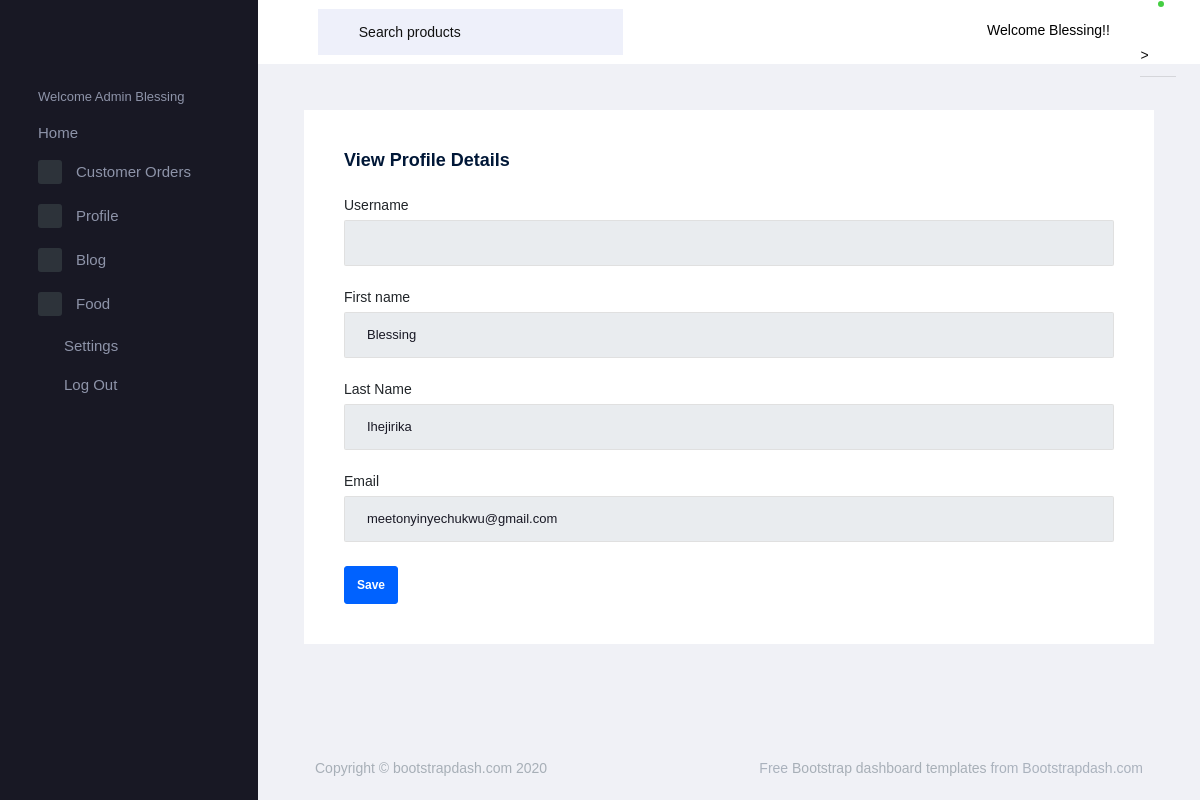
/account/user_profile/ (signed in), run on the app's committed database.
### ProjectApp/models.py (models this page shows, shortened)
class CustomUser(AbstractBaseUser, PermissionsMixin):
    USER_TYPE_CHOICES = (
    ('vendor', 'Vendor'),
    ('user', 'User'),
)
    MALE ='Male'
    FEMALE ='female'
    CHOOSE = ''
    GENDER_OPTIONS =[
        (MALE, 'Male'),
        (FEMALE, 'female'),
        (CHOOSE,  'Select Gender')
    ]
    user_name = models.CharField(max_length=100, unique=True)
    email = models.EmailField(unique=True)
    is_vendor = models.BooleanField(default=False)
    is_user = models.BooleanField(default=False)
    is_staff = models.BooleanField(default=False)
    is_active = models.BooleanField(default=True)
    phone_number = models.CharField(max_length = 11)
    first_name = models.CharField(max_length=255)
    last_name = models.CharField(max_length=255)
    gender = models.CharField(max_length=30, choices=GENDER_OPTIONS, default=CHOOSE, blank=True, null=True)
    objects = CustomAccountManager()
    USERNAME_FIELD = 'email'
    REQUIRED_FIELDS = ['user_name', 'first_name', 'last_name']

### account/views.py (the view)
# urls.py: path('user_profile/',views.user_profile, name='user_profile'),
@login_required(login_url='/account/login/')
def user_profile(request):
    return render(request, 'dashboard/user-profile.html', {'profile':request.user})

### ProjectApp/context_processors.py (called while the page is built)
def categories(request):
    return {
        'categories':Category.objects.all()
    }

### basket/context_processors.py (called while the page is built)
def basket(request):
    return {'basket': Basket(request)}

### templates/dashboard/user-profile.html (shortened to what this page needs)
{% extends 'dashboard/account_base.html' %}
{% load static %}
{% block content %}
<div class="main-panel">
    <div class="content-wrapper">
        <div class="row">
            <div class="col-12 grid-margin stretch-card">
                <div class="card">
                    <div class="card-body">
                        <h3 class="card-title"> View Profile Details</h3>
                        <form action="#" class="forms-sample">
                            <div class="form-group">
                                <label for="exampleInputName1">Username</label>
                                <input type="text" class="form-control" placeholder="{{request.user.username}}"
                                    readonly>
                            </div>
                            <div class="form-group">
                                <label for="exampleInputName1">First name</label>
                                <input type="text" class="form-control" placeholder="{{request.user.first_name}}"
                                    readonly>
                            </div>
                            <div class="form-group">
                                <label for="exampleInputName1">Last Name</label>
                                <input type="text" class="form-control" placeholder="{{request.user.last_name}}"
                                    readonly>
                            </div>
                            <div class="form-group">
                                <label for="exampleInputName1">Email</label>
                                <input type="text" class="form-control" placeholder="{{request.user.email}}" readonly>
                            </div>
                            <button type="submit" class="btn btn-primary mr-2">Save</button>
                        </form>
                    </div>
                </div>
            </div>
        </div>
    </div>
    <footer class="footer">
        <div class="footer-inner-wraper">
            <div class="d-sm-flex justify-content-center justify-content-sm-between">
                <span class="text-muted d-block text-center text-sm-left d-sm-inline-block">Copyright ©
                    bootstrapdash.com
                    2020</span>
                <span class="float-none float-sm-right d-block mt-1 mt-sm-0 text-center"> Free <a
                        href="https://www.bootstrapdash.com/" target="_blank">Bootstrap dashboard templates</a> from
                    Bootstrapdash.com</span>
            </div>
        </div>
    </footer>
</div>
{% endblock %}

### templates/dashboard/account_base.html (shortened to what this page needs)
{% load static %}
<!DOCTYPE html>
<html lang="en">
<head>
  <link rel="stylesheet" href="{% static 'account/assets/vendors/mdi/css/materialdesignicons.min.css'%}">
  <link rel="stylesheet" href="{% static 'account/assets/vendors/flag-icon-css/css/flag-icon.min.css'%}">
  <link rel="stylesheet" href="{% static 'account/assets/vendors/css/vendor.bundle.base.css'%}">
  <link rel="stylesheet" href="{% static 'account/assets/vendors/font-awesome/css/font-awesome.min.css'%}" />
  <link rel="stylesheet" href="{% static 'account/assets/vendors/bootstrap-datepicker/bootstrap-datepicker.min.css'%}">
  <link href="https://cdn.jsdelivr.net/npm/bootstrap@5.3.2/dist/css/bootstrap.min.css" rel="stylesheet"
>
  <link rel="stylesheet" href="{% static 'account/assets/css/style.css'%}">
</head>
<body>
  <div class="container-scroller">
    <nav class="navbar default-layout-navbar col-lg-12 col-12 p-0 fixed-top d-flex flex-row">
      <div class="text-center navbar-brand-wrapper d-flex align-items-center justify-content-center">
      </div>
      <div class="navbar-menu-wrapper d-flex align-items-stretch">
        <button class="navbar-toggler navbar-toggler align-self-center" type="button" data-toggle="minimize">
          <span class="mdi mdi-menu"></span>
        </button>
        <div class="search-field d-none d-xl-block">
          <form class="d-flex align-items-center h-100" action="#">
            <div class="input-group">
              <div class="input-group-prepend bg-transparent">
                <i class="input-group-text border-0 mdi mdi-magnify"></i>
              </div>
              <input type="text" class="form-control bg-transparent border-0" placeholder="Search products">
            </div>
          </form>
        </div>
        <ul class="navbar-nav navbar-nav-right">
          <li class="nav-item nav-profile dropdown">
            <a class="nav-link dropdown-toggle" id="profileDropdown" href="#" data-toggle="dropdown"
              aria-expanded="false">
              <div class="nav-profile-text">
                <p class="mb-1 text-black">Welcome {{request.user.first_name}}!!</p>
              </div>
            </a>
          </li>
          <li class="nav-item dropdown">
            <a class="nav-link count-indicator dropdown-toggle" id="messageDropdown" href="#" data-toggle="dropdown"
              aria-expanded="false">
              <i class="mdi mdi-email-outline"></i>
              <span class="count-symbol bg-success"></span>
            </a>
            >
            <div class="dropdown-divider"></div>
        </ul>
      </div>
    </nav>
    <div class="container-fluid page-body-wrapper">
      {% if request.user.is_superuser %}
      <nav class="sidebar sidebar-offcanvas" id="sidebar">
        <ul class="nav">
          <li class="nav-item nav-category">Welcome Admin {{request.user.first_name}}</li>
          <li class="nav-item">
            <a class="nav-link" href="{% url 'ProjectApp:myHome' %}">
              <span class="menu-title">Home</span>
            </a>
          </li>
          <li class="nav-item">
            <a class="nav-link" href="index.html">
              <span class="icon-bg"><i class="mdi mdi-cube menu-icon"></i></span>
              <span class="menu-title">Customer Orders</span>
            </a>
          </li>
          <li class="nav-item">
            <a class="nav-link" data-toggle="collapse" href="#ui-basic" aria-expanded="false" aria-controls="ui-basic">
              <span class="icon-bg"><i class="mdi mdi-crosshairs-gps menu-icon"></i></span>
              <span class="menu-title">Profile</span>
              <i class="menu-arrow"></i>
            </a>
          </li>
          <li class="nav-item">
            <a class="nav-link" data-toggle="collapse" href="#ui-basic2" aria-expanded="false" aria-controls="ui-basic">
              <span class="icon-bg"><i class="mdi mdi-crosshairs-gps menu-icon"></i></span>
              <span class="menu-title">Blog</span>
              <i class="menu-arrow"></i>
            </a>
          </li>
          <li class="nav-item">
            <a class="nav-link" data-toggle="collapse" href="#ui-basic1" aria-expanded="false" aria-controls="ui-basic">
              <span class="icon-bg"><i class="mdi mdi-crosshairs-gps menu-icon"></i></span>
              <span class="menu-title">Food</span>
              <i class="menu-arrow"></i>
            </a>
          </li>
          <li class="nav-item sidebar-user-actions">
            <div class="sidebar-user-menu">
              <a href="#" class="nav-link"><i class="mdi mdi-settings menu-icon"></i>
                <span class="menu-title">Settings</span>
              </a>
            </div>
          </li>
          <li class="nav-item sidebar-user-actions">
            <div class="sidebar-user-menu">
              <a href="{% url 'account:logout_view' %}" class="nav-link"><i class="mdi mdi-logout menu-icon"></i>
                <span class="menu-title">Log Out</span></a>
            </div>
          </li>
        </ul>
      </nav>
      {% endif %}
      {% block content %}
      {% endblock %}
    </div>
  </div>
</body>
</html>

### data on the page
CustomUser: user.first_name "Blessing", user.last_name "Ihejirika", user.email "meetonyinyechukwu@gmail.com"
